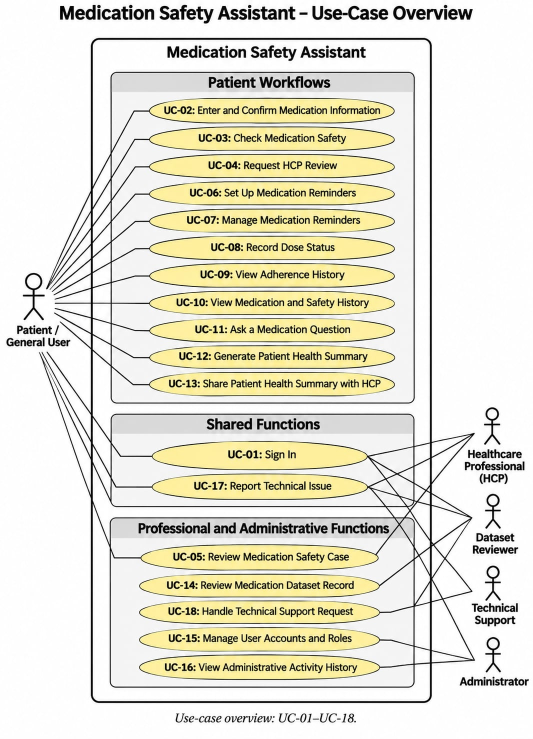
#> input picture pa/pa2/use-case-report/sections/images/UC_00_Overview_Attached.jpg, 1065 x 1477 px (shown at 1/2 size)
$ python compare_cv_ocr.py ../../../pa/pa2/use-case-report/sections/images/UC_00_Overview_Attached.jpg out.png
#> lines starting #> are read from the running program, lines starting #| are printed output that depends on the picture
#> in main, image is the input picture: shape (1477, 1065, 3); mean B, G, R 210.7, 226.2, 228.4
"""Local OpenCV experiments. Keeps original input and saves separate outputs.

Run from repository root; no prescription images are sent to external services.
"""

import argparse
import json
from pathlib import Path
import subprocess
import time

import cv2
import numpy as np


def deskew(gray):
    edges = cv2.Canny(gray, 50, 150)
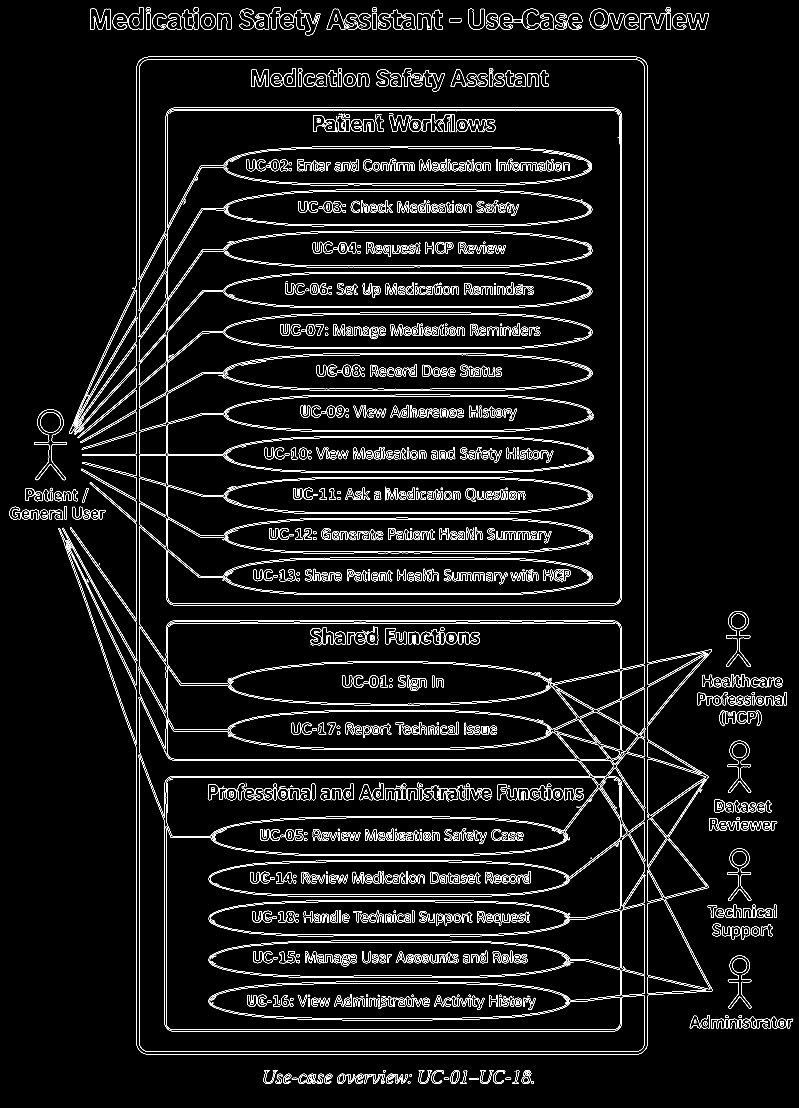
#> edges: shape (4431, 3195) (shown at 1/4 size); 2.8% white in thin lines or dots
    lines = cv2.HoughLinesP(edges, 1, np.pi / 1800, 40,
                            minLineLength=gray.shape[1] // 8, maxLineGap=15)
    angles = []
    if lines is not None:
        for x1, y1, x2, y2 in lines[:, 0]:
            angle = float(np.degrees(np.arctan2(y2-y1, x2-x1)))
            if abs(angle) < 8:
                angles.append(angle)
    angle = float(np.median(angles)) if len(angles) >= 5 else 0.0
#> angle = 0
    matrix = cv2.getRotationMatrix2D((gray.shape[1]/2, gray.shape[0]/2), angle, 1)
#> matrix = [[1, 0, 0], [0, 1, 0]]
    rotated = cv2.warpAffine(gray, matrix, (gray.shape[1], gray.shape[0]),
                             flags=cv2.INTER_CUBIC, borderMode=cv2.BORDER_CONSTANT,
                             borderValue=255)
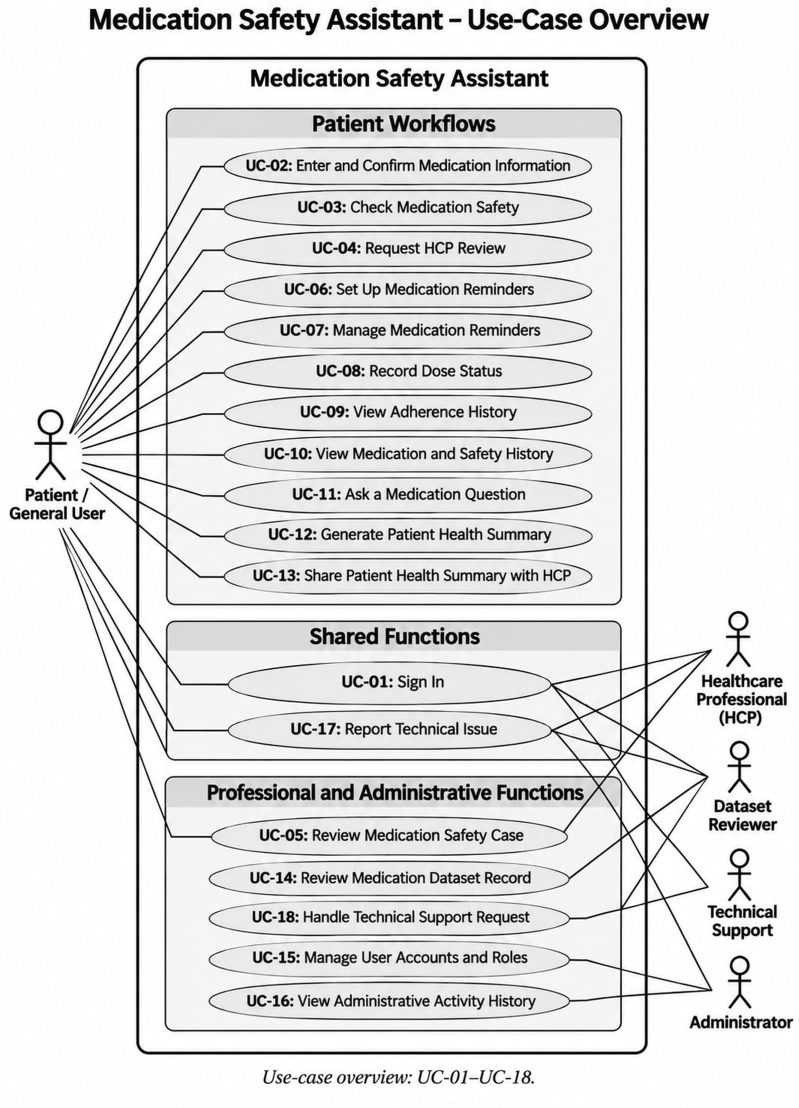
#> rotated: shape (4431, 3195) (shown at 1/4 size); min 0, max 255, mean 225.1
    return rotated, angle


def variants(image):
    gray = cv2.cvtColor(image, cv2.COLOR_BGR2GRAY)
    enlarged = cv2.resize(gray, None, fx=3, fy=3, interpolation=cv2.INTER_CUBIC)
    yield 'upscale_gray', enlarged, {}
    clahe = cv2.createCLAHE(clipLimit=2, tileGridSize=(8, 8)).apply(enlarged)
    yield 'upscale_clahe', clahe, {}
    background = cv2.GaussianBlur(enlarged, (0, 0), 25)
    normalized = cv2.divide(enlarged, background, scale=255)
    yield 'illumination_normalized', normalized, {}
    yield 'adaptive_threshold', cv2.adaptiveThreshold(
        normalized, 255, cv2.ADAPTIVE_THRESH_GAUSSIAN_C, cv2.THRESH_BINARY, 41, 15), {}
    rotated, angle = deskew(enlarged)
    yield 'upscale_deskew', rotated, {'rotation_degrees': angle}


def main():
    parser = argparse.ArgumentParser()
    parser.add_argument('image', type=Path)
    parser.add_argument('output', type=Path)
    args = parser.parse_args()
    image = cv2.imdecode(np.fromfile(args.image, dtype=np.uint8), cv2.IMREAD_COLOR)
    if image is None:
        raise ValueError('Cannot decode input image')
    args.output.mkdir(parents=True, exist_ok=True)
    script = Path(__file__).resolve().parents[3] / 'src/module1_intake/ocr/node/local_ocr.cjs'
    report = []
    # Preserve the exact input encoding for the baseline.
    for name, processed, metadata in [('original', None, {}), *variants(image)]:
        path = args.image.resolve()
        if processed is not None:
            path = (args.output / f'{name}.png').resolve()
            cv2.imencode('.png', processed)[1].tofile(path)
        evidence = (args.output / f'{name}.json').resolve()
        started = time.perf_counter()
        subprocess.run(['node', str(script), str(path), str(evidence)], check=True, timeout=180)
        raw = json.loads(evidence.read_text(encoding='utf-8'))
        (args.output / f'{name}.txt').write_text(raw['text'], encoding='utf-8')
        result = {'variant': name, 'confidence': raw['confidence'],
                  'seconds': round(time.perf_counter()-started, 3),
                  'image': str(path), **metadata}
        report.append(result)
        print(json.dumps(result), flush=True)
#> this loop made 1 pass
#> (name, processed) on pass 1: ('original', None)
#> after the loop, report = []
    (args.output / 'comparison.json').write_text(json.dumps(report, indent=2), encoding='utf-8')


if __name__ == '__main__':
#> (the run stopped early here; a loop or call above may not have finished)
